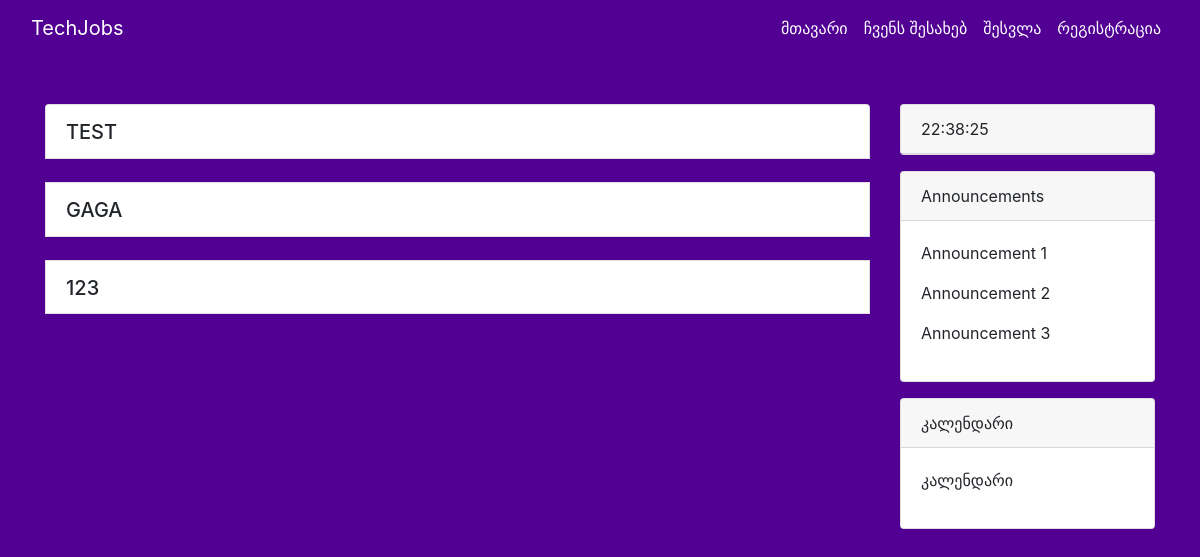
Page /home on the earlier database version.
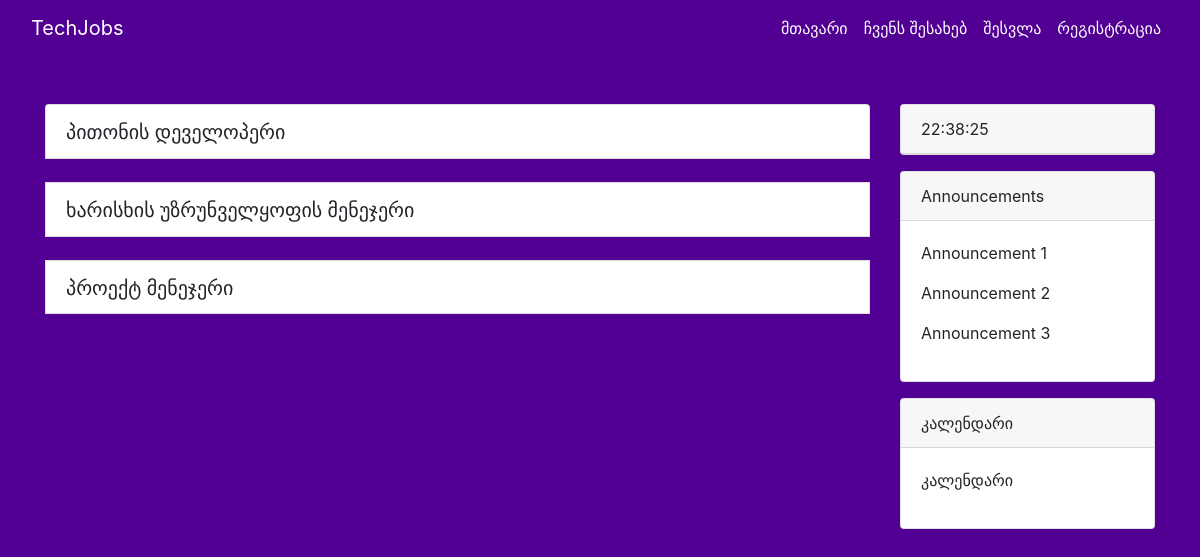
Same page on the later database version.
### app/models.py (models this page shows, shortened)
class Job(db.Model):
    id = db.Column(db.Integer, primary_key=True)
    title = db.Column(db.String(20), unique=True, nullable=False)
    date_posted = db.Column(db.DateTime, nullable=False, default=datetime.utcnow)
    description = db.Column(db.Text, nullable=False)
    user_id = db.Column(db.Integer, db.ForeignKey('user.id'), nullable=False)

### app/routes.py (the view)
@app.route('/')
@app.route('/home')
def home():
    jobs = Job.query.all()
    return render_template('home.html', jobs=jobs)

### app/templates/home.html (shortened to what this page needs)
{% extends "base.html" %}
{% block content %}
<br>
<br>
<div class="row">
    <div class="col-md-9 offset-md-0">
        <ul class="list-group">
            {% for job in jobs %}
            <li class="list-group-item">
                <div class="d-flex justify-content-between align-items-center">
                    <div>
                        <h4 class="mb-0">
                            <a class="job-title" href="#" data-toggle="collapse" data-target="#job-{{ loop.index }}">
                                {{ job.title }}
                            </a>
                        </h4>
                    </div>
                </div>
            </li>
            <br>
            {% endfor %}
        </ul>
    </div>
    <div class="col-md-3">
        <div class="card mb-3">
            <div class="card-header">
                <div id="live-clock"></div>
            </div>
        </div>
        <div class="card mb-3">
            <div class="card-header">
                Announcements
            </div>
            <div class="card-body">
                <p>Announcement 1</p>
                <p>Announcement 2</p>
                <p>Announcement 3</p>
            </div>
        </div>
        <div class="card">
            <div class="card-header">
                კალენდარი
            </div>
            <div class="card-body">
                <p>კალენდარი</p>
            </div>
        </div>
    </div>
</div>
{% endblock %}

Differences in the rows shown:
removed Job: title "GAGA"
removed Job: title "123"
changed Job: title "TEST" → "პითონის დეველოპერი"
added Job: title "ხარისხის უზრუნველყოფის მენეჯერი"
added Job: title "პროექტ მენეჯერი"
